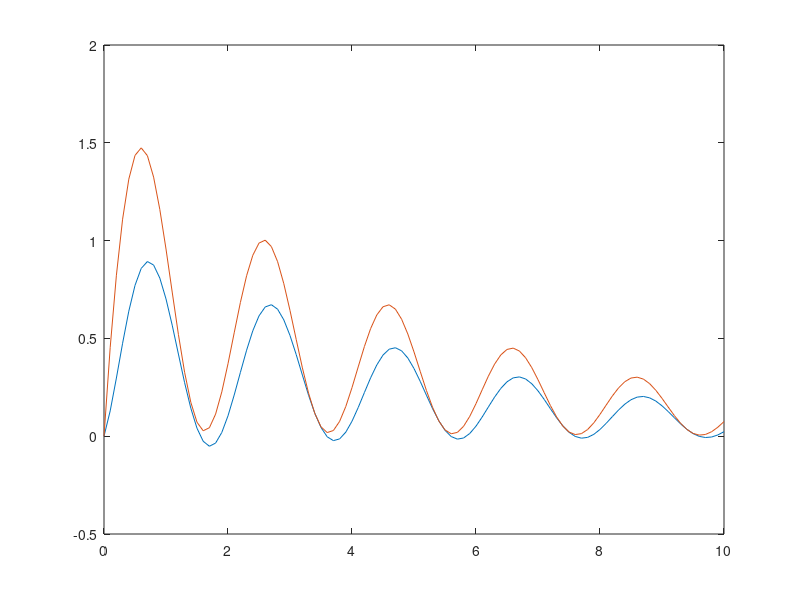

MATLAB code for this plot:
% Modelos y Simulación
% Tema: MIMO
% Autor: Gianfranco Salomone

clc;
clear all;


% Funciones transferencia
G1 = tf(1, [1 2]);
G2 = tf(3, [1 4]);
G3 = tf(5, [1 6]);
G4 = tf(7, [1 8]);

% Tiempo de simulación
t = 0:.1:10;
t = t';  % Transpuesto para poder utilizarlo en lsim
u1 = exp(-t / 5);
u2 = sin(pi * t).*u1;  % .* se utiliza para multiplicación elemento a elemento


M = [ G1, G2 ;
      G3, G4 ];
U = [u1, u2];

Y = lsim(M, U, t);


figure(4)
title('Sistema MIMO');
plot(t, Y)
% plot(t, Y(:, 1))  % para graficar señal 1
% plot(t, Y(:, 2))  % para graficar señal 2
